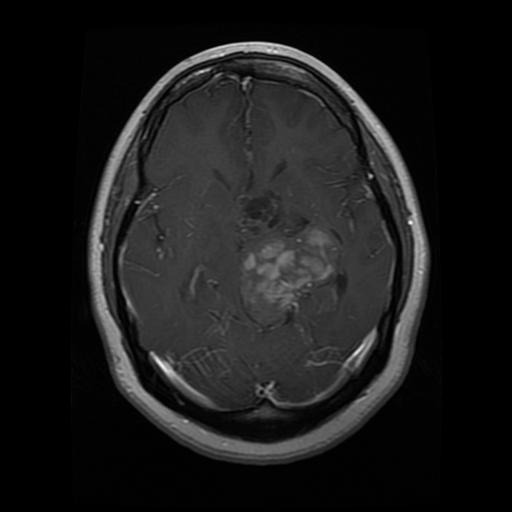
#> input picture data/Training/glioma_tumor/gg (1).jpg, 512 x 512 px, found by its file name; its folder holds 3 pictures in this run
$ jupyter execute --allow-errors main.ipynb   (older library calls are emulated)
#> lines starting #> are read from the running program, lines starting #| are printed output that depends on the picture; after the words box and inside, x2 and y2 are one past the last pixel; in counts of white or black regions, pixels touching at a corner belong together
[cell 1]
import os
import shutil
import random

[cell 2]
import cv2
import numpy as np

[cell 3]
import matplotlib.pyplot as plt

[cell 4]
import torch
import torch.nn as nn
import torch.nn.functional as F
import torch.optim as optim

import torchvision
import torchvision.datasets as datasets
import torchvision.transforms as transforms
import torchvision.models as models
from torchvision.models import resnet50, ResNet50_Weights, mobilenet_v2, MobileNet_V2_Weights, vgg16, VGG16_Weights

#> (the rest of this cell did not finish here and is left out)

[cell 5]
print("CUDA Available:", torch.cuda.is_available())
#> (this line was passed over: torch is not available in this run)
print("Device Count:", torch.cuda.device_count())
#> (this line was passed over: torch is not available in this run)
print("Current Device:", torch.cuda.current_device())
#> (this line was passed over: torch is not available in this run)
print("Device Name:", torch.cuda.get_device_name(torch.cuda.current_device()))
#> (this line was passed over: torch is not available in this run)

[cell 6]
train_dir = "data/Training"
validation_dir = "data/validation"

[cell 7]
image = cv2.imread("data\Training\glioma_tumor\gg (1).jpg", cv2.IMREAD_GRAYSCALE)
#> image is the input picture: shape (512, 512); min 0, max 249, mean 26.8
print()

[cell 8]
lowest = np.inf
highest = -np.inf

img_vector = np.array(image).flatten()

for i in img_vector:
    if lowest > i:
        lowest = i
    if highest < i:
        highest = i
#> this loop made 262144 passes
#> (lowest, highest) on pass 1: (0, 0)
#> after the loop, highest = 249; lowest = 0

print(lowest)
#| 0
print(highest)
#| 249

[cell 9]
hist = cv2.calcHist([image],[0],None,[256],[0,256])
#> hist = 256 values, max 86364 at index 0, min 0 at index 225, mean 1024
plt.hist(image.ravel(),256,[0,256])
plt.show()
#> figure, not shown here; tallest bar 86364 high, from x = 0 to 1

equ = cv2.equalizeHist(image)
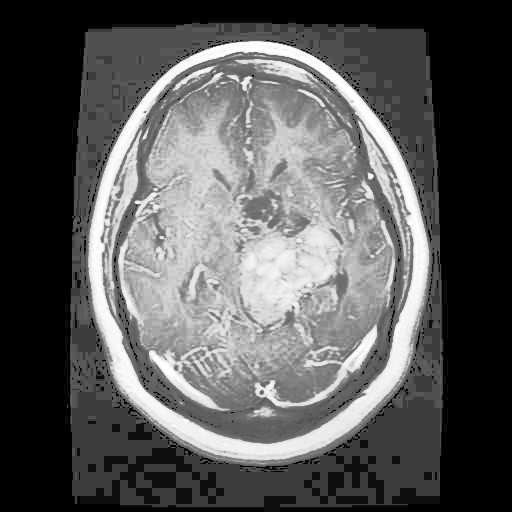
#> equ: shape (512, 512); min 0, max 255, mean 89.8

hist = cv2.calcHist([image],[0],None,[256],[0,256])
plt.hist(hist.ravel(),256,[0,256])
plt.show()
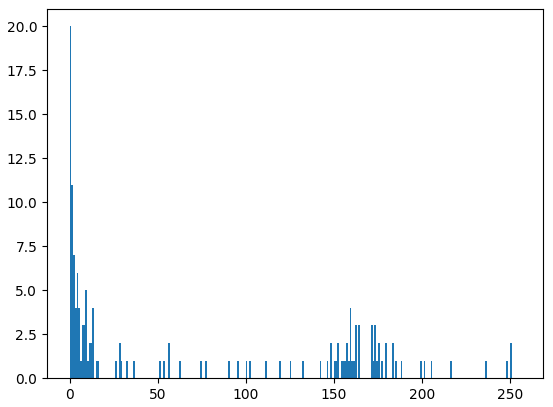
#> figure drawn by matplotlib, 1 panel; tallest bar 20 high, from x = 0 to 1

[cell 10]
plt.imshow(equ, cmap="gray")
plt.show()

[cell 11]
sobel_x = np.array([[-1, 0, 1],
                    [-1, 0, 1],
                    [-1, 0, 1]])

sobel_y = np.array([[-1, -1, -1],
                    [0,  0,  0],
                    [1,  1,  1]])

image = cv2.imread("data\Training\glioma_tumor\gg (1).jpg", cv2.IMREAD_GRAYSCALE)

gradient_x = cv2.filter2D(image, cv2.CV_64F, sobel_x)
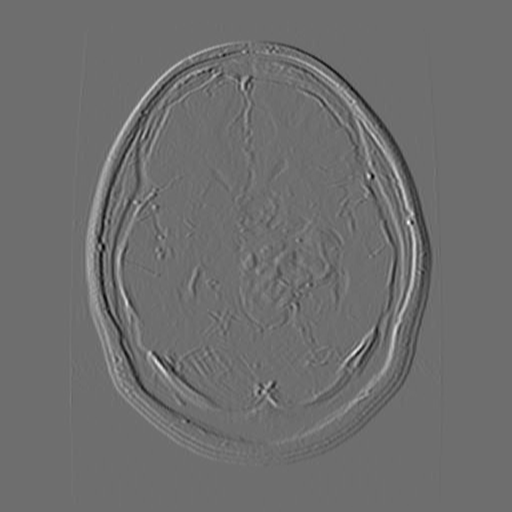
#> gradient_x: shape (512, 512) float64; min -293, max 381, mean 0; drawn with min black and max white
gradient_y = cv2.filter2D(image, cv2.CV_64F, sobel_y)
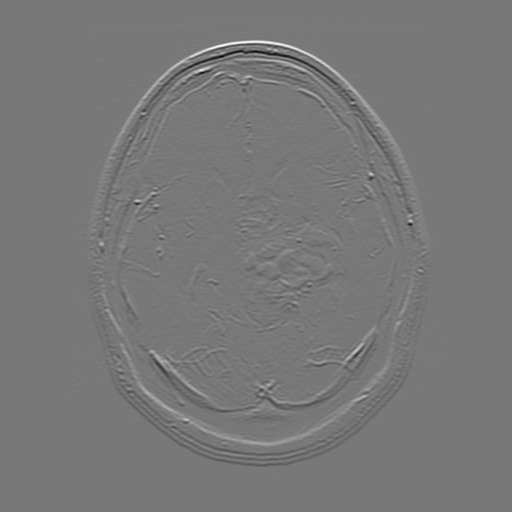
#> gradient_y: shape (512, 512) float64; min -476, max 531, mean 0; drawn with min black and max white
gradient_xy = cv2.magnitude(gradient_x, gradient_y)
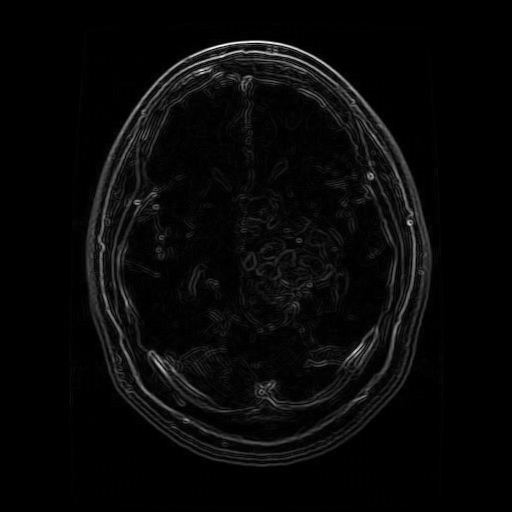
#> gradient_xy: shape (512, 512) float64; min 0, max 539.1, mean 17.5; drawn with min black and max white

images = [image, gradient_x, gradient_y, gradient_xy]

fig, axes = plt.subplots(2, 2, figsize=(15,9))

for i, ax in enumerate(axes.flat):
    ax.imshow(images[i], cmap="gray")
    ax.axis('off')

plt.tight_layout()
plt.show()

[cell 12]
image = cv2.imread("data\Training\glioma_tumor\gg (1).jpg", cv2.IMREAD_GRAYSCALE)

def prewitt_edge_detection(image):

    kernel_x = np.array([[-1, 0, 1],
                        [-2, 0, 2],
                        [-1, 0, 1]])

    kernel_y = np.array([[-1, -2, -1],
                        [0, 0, 0],
                        [1, 2, 1]])

    grad_x = cv2.filter2D(image, cv2.CV_64F, kernel_x)
    grad_y = cv2.filter2D(image, cv2.CV_64F, kernel_y)
    grad = cv2.magnitude(grad_x, grad_y)
    return grad

sobel_edges = cv2.Sobel(image, -1, 1, 0, ksize=3) + cv2.Sobel(image, -1, 0, 1, ksize=3)
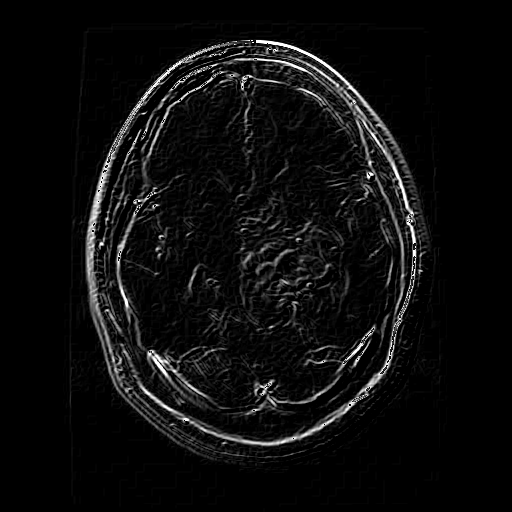
#> sobel_edges: shape (512, 512); min 0, max 255, mean 13.2
prewitt_edges = prewitt_edge_detection(image)
canny_edges = cv2.Canny(image, 100, 200)
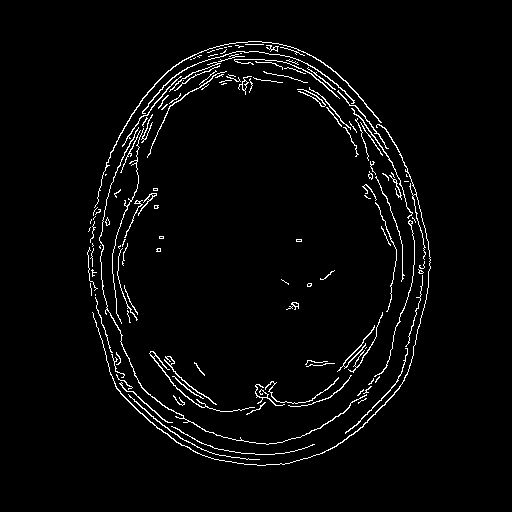
#> canny_edges: shape (512, 512); 3% white in thin lines or dots, all inside (x1, y1, x2, y2) = (87, 41, 431, 466)
laplacian_edges = cv2.Laplacian(image, -1)
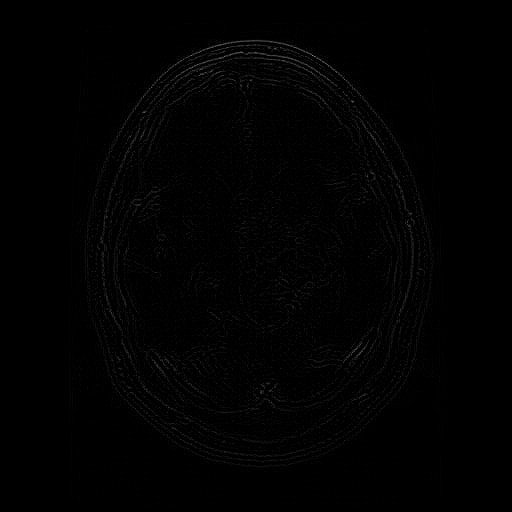
#> laplacian_edges: shape (512, 512); min 0, max 143, mean 1.6
log_edges = cv2.GaussianBlur(image, (5, 5), 0)
log_edges = cv2.Laplacian(log_edges, -1)
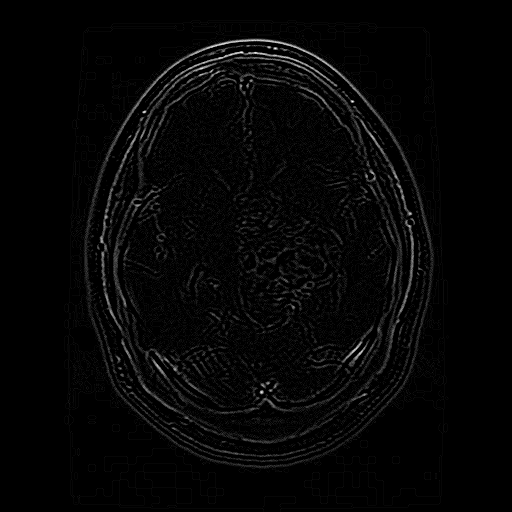
#> log_edges: shape (512, 512); min 0, max 36, mean 0.8; drawn with min black and max white

images = [image, sobel_edges, prewitt_edges, canny_edges, laplacian_edges, log_edges]
descriptions = ["original_image", "Sobel", "Prewitt", "Canny", "Laplacian", "Laplacian of Gaussian"]

fig, axes = plt.subplots(2, 3, figsize=(15, 10))

for i, ax in enumerate(axes.flat):
    ax.imshow(images[i], cmap='gray')
    ax.set_title(descriptions[i], fontsize=10)
    ax.axis('off')

plt.tight_layout()
plt.show()

[cell 13]
image = cv2.imread("data/Training/glioma_tumor/gg (1).jpg", cv2.IMREAD_GRAYSCALE)

# Erosion demonstration (fixed single erosion example)
eroded = cv2.erode(image.copy(), None, iterations=1)

# Dilation demonstration (fixed single dilation example)
dilated = cv2.dilate(image.copy(), None, iterations=1)
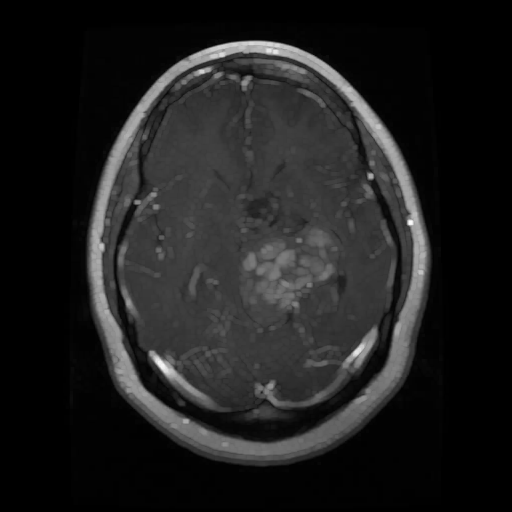
#> dilated: shape (512, 512); min 0, max 249, mean 31

# Morphological opening with a kernel size of (3, 3)
kernel_open = cv2.getStructuringElement(cv2.MORPH_RECT, (3, 3))
opening = cv2.morphologyEx(image, cv2.MORPH_OPEN, kernel_open)

# Morphological closing with a kernel size of (3, 3)
kernel_open = cv2.getStructuringElement(cv2.MORPH_RECT, (3, 3))
closing = cv2.morphologyEx(image, cv2.MORPH_CLOSE, kernel_open)

# Subtracting Dilated from Eroded
subtraction_result = cv2.subtract(dilated, eroded)

# Display images using matplotlib
images = [image, eroded, dilated, opening, closing, subtraction_result]
titles = ['Original Image', 'Eroded Image', 'Dilated Image', 'Opening (3x3 Kernel)', 'Closing (3x3) Kernel', 'Subtracting Dilated from Eroded']

fig, axes = plt.subplots(2, 3, figsize=(15, 9))

for i, ax in enumerate(axes.flat):
    ax.imshow(images[i], cmap='gray')
    ax.set_title(titles[i])
    ax.axis("off")

plt.tight_layout()
plt.show()

[cell 14]
"""
categories = ["glioma_tumor", "meningioma_tumor", "no_tumor", "pituitary_tumor"]

for category in categories:
    os.makedirs(os.path.join(validation_dir, category), exist_ok=True)

for category in categories:
    category_path = os.path.join(train_dir, category)
    images = os.listdir(category_path)
    num_validation = int(0.2 * len(images))

    validation_images = random.sample(images, num_validation)
    for image in validation_images:
        src = os.path.join(category_path, image)
        dst = os.path.join(validation_dir, category, image)
        shutil.move(src, dst)

print(f"20% of training data moved to validation set.")
"""

#> (a cell that did not finish here is left out)

#> (a cell that did not finish here is left out)

#> (a cell that did not finish here is left out)

#> (a cell that did not finish here is left out)

[cell 19]
class_names = ["glioma_tumor", "meningioma_tumor", "no_tumor", "pituitary_tumor"]

#> (a cell that did not finish here is left out)

[cell 21]
class NeuralNet(nn.Module):
    def __init__(self, num_classes=4):
        super(NeuralNet, self).__init__()

        # Load pre-trained VGG16 model
        self.vgg = vgg16(weights=VGG16_Weights.DEFAULT)

        # Modify the final classification layer to match the number of classes
        self.vgg.classifier[6] = nn.Linear(self.vgg.classifier[6].in_features, num_classes)

    def forward(self, x):
        return self.vgg(x)

#> (a cell that did not finish here is left out)

loss_function = nn.CrossEntropyLoss()
optimizer = optim.SGD(net.parameters(), lr=1e-3, momentum = 0.9)

[cell 23]
epochs = 20
min_valid_loss = np.inf
train_losses = []
validation_losses = []
train_accuracies = []
validation_accuracies = []

#> (the rest of this cell did not finish here and is left out)

[cell 24]
plt.figure(figsize=(12, 5))

#> (the rest of this cell did not finish here and is left out)

[cell 25]
plt.figure(figsize=(12, 5))

#> (the rest of this cell did not finish here and is left out)

#> (a cell that did not finish here is left out)
